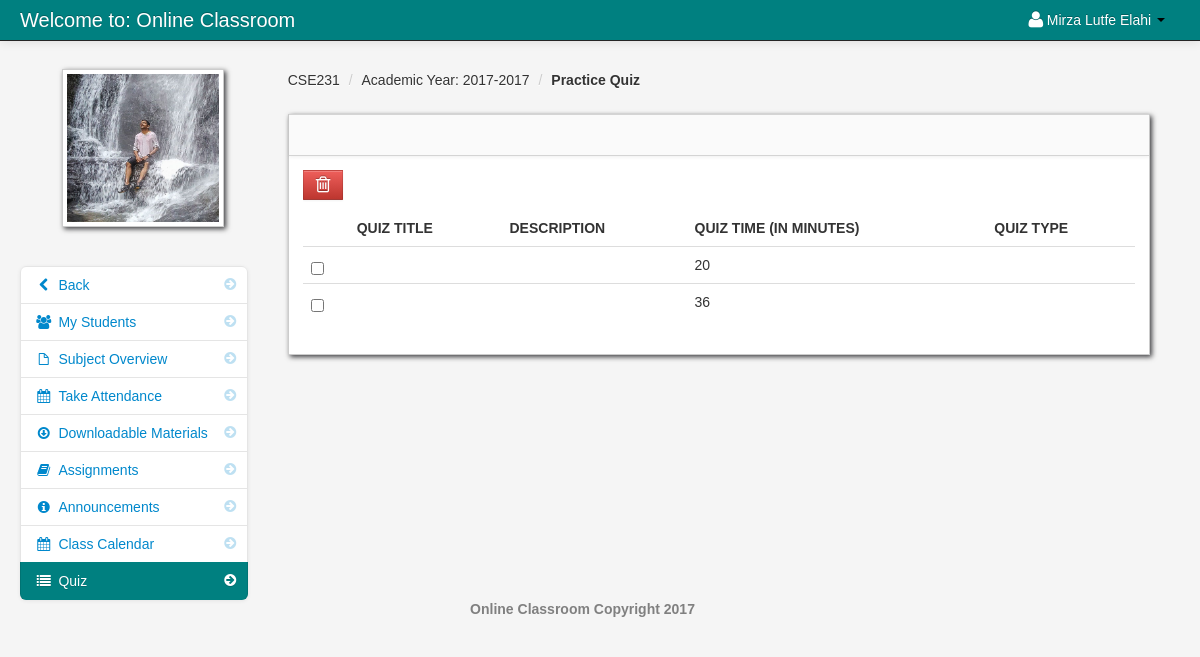
/class_quiz.php?id=21 (signed in), run on the app's committed database.
### tables this page shows
CREATE TABLE `teacher` (
  `teacher_id` int(11) NOT NULL,
  `username` varchar(100) NOT NULL,
  `password` varchar(200) NOT NULL,
  `firstname` varchar(100) NOT NULL,
  `lastname` varchar(100) NOT NULL,
  `department_id` int(11) NOT NULL,
  `location` varchar(200) NOT NULL,
  `about` varchar(500) NOT NULL,
  `teacher_status` varchar(20) NOT NULL,
  `teacher_stat` varchar(100) NOT NULL
);

CREATE TABLE `teacher_class` (
  `teacher_class_id` int(11) NOT NULL,
  `teacher_id` int(11) NOT NULL,
  `class_id` int(11) NOT NULL,
  `semester` varchar(100) NOT NULL,
  `thumbnails` varchar(100) NOT NULL,
  `school_year` varchar(100) NOT NULL,
  `class_title` varchar(100) NOT NULL,
  `description` longtext NOT NULL,
  `Credit` int(11) NOT NULL,
  `Pre_req` varchar(100) NOT NULL
);

CREATE TABLE `class` (
  `class_id` int(11) NOT NULL,
  `class_name` varchar(100) NOT NULL
);

CREATE TABLE `class_quiz` (
  `class_quiz_id` int(11) NOT NULL,
  `teacher_class_id` int(11) NOT NULL,
  `quiz_time` int(11) NOT NULL,
  `quiz_id` int(11) NOT NULL
);

### session.php (called while the page is built, shortened)
<?php
$session_id=$_SESSION['id'];
?>

### class_quiz.php (the view, shortened to what this page needs)
<?php include('header_dashboard.php'); ?>
<?php include('session.php'); ?>
<?php $get_id = $_GET['id']; ?>
    <body>
		<?php include('navbar_teacher.php'); ?>
        <div class="container-fluid">
            <div class="row-fluid">
				<?php include('quiz_link.php'); ?>
                <div class="span9" id="content">
                     <div class="row-fluid">
										<?php $class_query = mysql_query("select * from teacher_class
										LEFT JOIN class ON class.class_id = teacher_class.class_id
										where teacher_class_id = '$get_id'")or die(mysql_error());
										$class_row = mysql_fetch_array($class_query);
										?>
					     <ul class="breadcrumb">
							<li><a href="#"><?php echo $class_row['class_name']; ?></a> <span class="divider">/</span></li>
							<li><a href="#">Academic Year: <?php echo $class_row['school_year']; ?></a> <span class="divider">/</span></li>
							<li><a href="#"><b>Practice Quiz</b></a></li>
						</ul>
                        <div id="block_bg" class="block">
                            <div class="navbar navbar-inner block-header">
                            </div>
                            <div class="block-content collapse in">
                                <div class="span12">
								<form action="delete_class_quiz.php<?php echo '?id='.$get_id; ?>" method="post">
  									<table cellpadding="0" cellspacing="0" border="0" class="table" id="">
									<a data-toggle="modal" href="#backup_delete" id="delete"  class="btn btn-danger" name=""><i class="icon-trash icon-large"></i></a>
										<thead>
										        <tr>
												<th></th>
												<th>Quiz title</th>
												<th>Description</th>
												<th>QUIZ TIME (IN MINUTES)</th>
												<th>Quiz Type</th>
												</tr>
										</thead>
										<tbody>
                              		<?php
										$query = mysql_query("select * FROM class_quiz
										LEFT JOIN quiz ON quiz.quiz_id  = class_quiz.quiz_id
										where teacher_class_id = '$get_id'
										order by date_added DESC ")or die(mysql_error());
										while($row = mysql_fetch_array($query)){
										$id  = $row['class_quiz_id'];
									?>
										<tr id="del<?php echo $id; ?>">
										<td width="30">
											<input id="optionsCheckbox" class="uniform_on" name="selector[]" type="checkbox" value="<?php echo $id; ?>">
										</td>
										 <td><?php echo $row['quiz_title']; ?></td>
                                         <td><?php  echo $row['quiz_description']; ?></td>
                                         <td><?php  echo $row['quiz_time'] / 60; ?></td>
                                         <td><?php echo $row['date_added']; ?></td>
										</tr>
									<?php } ?>
										</tbody>
									</table>
									</form>
                                </div>
                            </div>
                        </div>
                    </div>
                </div>
            </div>
		<?php include('footer.php'); ?>
        </div>
		<?php include('script.php'); ?>
    </body>
</html>

### navbar_teacher.php (shortened to what this page needs)
	<div class="navbar navbar-fixed-top navbar-inverse">
           <div class="navbar-inner">
               <div class="container-fluid">
                   <a class="brand" href="dashboard_teacher.php">Welcome to: Online Classroom</a>
							<div class="nav-collapse collapse">
								<ul class="nav pull-right">
												<?php $query= mysql_query("select * from teacher where teacher_id = '$session_id'")or die(mysql_error());
														$row = mysql_fetch_array($query);
												?>
												<li class="dropdown">
													<a href="#" role="button" class="dropdown-toggle" data-toggle="dropdown"> <i class="icon-user icon-large"></i><?php echo $row['firstname']." ".$row['lastname'];  ?> <i class="caret"></i></a>
												</li>
								</ul>
							</div>
               </div>
           </div>
</div>

### quiz_link.php
<div class="span3" id="sidebar">
	<img id="avatar" src="admin/<?php echo $row['location']; ?>" class="img-polaroid">
			<ul class="nav nav-list bs-docs-sidenav nav-collapse collapse">
				<li class=""><a href="dasboard_teacher.php"><i class="icon-chevron-right"></i><i class="icon-chevron-left"></i>&nbsp;Back</a></li>
				<li class=""><a href="my_students.php<?php echo '?id='.$get_id; ?>"><i class="icon-chevron-right"></i><i class="icon-group"></i>&nbsp;My Students</a></li>
				<li class=""><a href="subject_overview.php<?php echo '?id='.$get_id; ?>"><i class="icon-chevron-right"></i><i class="icon-file"></i>&nbsp;Subject Overview</a></li>
				<li class=""><a href="take_attendance.php<?php echo '?id='.$get_id; ?>"><i class="icon-chevron-right"></i><i class="icon-calendar"></i>&nbsp;Take Attendance</a></li>
				<li class=""><a href="downloadable.php<?php echo '?id='.$get_id; ?>"><i class="icon-chevron-right"></i><i class="icon-download"></i>&nbsp;Downloadable Materials</a></li>
				<li class=""><a href="assignment.php<?php echo '?id='.$get_id; ?>"><i class="icon-chevron-right"></i><i class="icon-book"></i>&nbsp;Assignments</a></li>
				<li class=""><a href="announcements.php<?php echo '?id='.$get_id; ?>"><i class="icon-chevron-right"></i><i class="icon-info-sign"></i>&nbsp;Announcements</a></li>
				<li class=""><a href="class_calendar.php<?php echo '?id='.$get_id; ?>"><i class="icon-chevron-right"></i><i class="icon-calendar"></i>&nbsp;Class Calendar</a></li>
				<li class="active"><a href="class_quiz.php<?php echo '?id='.$get_id; ?>"><i class="icon-chevron-right"></i><i class="icon-list"></i>&nbsp;Quiz</a></li>
			</ul>
</div>

### admin/assets/styles.css (style rules this page uses)
body { padding-top: 60px; padding-bottom: 40px; background-color: #f5f5f5; }
#content { margin-left:0px; }
.breadcrumb { margin: 0 0 0px; padding: 10px 0px; background-color: transparent; }
.block { background: url("../images/pixel-60fff.png") repeat scroll 0 0 rgba(0, 0, 0, 0) !important; border: 1px solid #ccc; background: white; margin: 1em 0em; border-top: none; -webkit-box-shadow: 2px 2px 5px rgba(0, 0, 6, 0.75); -moz-box-shadow: 2px 2px 5px rgba(0, 0, 6, 0.75); box-shadow: 2px 2px 5px rgba(0, 0, 6, 0.75); }
.block-content { margin: 1em; min-height: .25em; }
.block-header { margin-bottom: 0px; border-right: none; border-left: none; -webkit-border-radius: 0px; -moz-border-radius: 0px; border-radius: 0px; }
.bs-docs-sidenav { max-width: 228px; margin: 30px 0 0; padding: 0; background-color: #fff; -webkit-border-radius: 6px; -moz-border-radius: 6px; border-radius: 6px; -webkit-box-shadow: 0 1px 4px rgba(0,0,0,.065); -moz-box-shadow: 0 1px 4px rgba(0,0,0,.065); box-shadow: 0 1px 4px rgba(0,0,0,.065); }
.bs-docs-sidenav > li > a { display: block; width: 190px \9; margin: 0 0 -1px; padding: 8px 14px; border: 1px solid #e5e5e5; }
.bs-docs-sidenav > li:first-child > a { -webkit-border-radius: 6px 6px 0 0; -moz-border-radius: 6px 6px 0 0; border-radius: 6px 6px 0 0; }
.bs-docs-sidenav > li:last-child > a { -webkit-border-radius: 0 0 6px 6px; -moz-border-radius: 0 0 6px 6px; border-radius: 0 0 6px 6px; }
.bs-docs-sidenav > .active > a { position: relative; z-index: 2; padding: 9px 15px; border: 0; text-shadow: 0 1px 0 rgba(0,0,0,.15); -webkit-box-shadow: inset 1px 0 0 rgba(0,0,0,.1), inset -1px 0 0 rgba(0,0,0,.1); -moz-box-shadow: inset 1px 0 0 rgba(0,0,0,.1), inset -1px 0 0 rgba(0,0,0,.1); box-shadow: inset 1px 0 0 rgba(0,0,0,.1), inset -1px 0 0 rgba(0,0,0,.1); }
.bs-docs-sidenav .icon-chevron-right { float: right; margin-top: 2px; margin-right: -6px; opacity: .25; }
.bs-docs-sidenav .active .icon-chevron-right, .bs-docs-sidenav .active a:hover .icon-chevron-right { opacity: 1; }

### data on the page
teacher: firstname "Mirza Lutfe", lastname "Elahi", location (picture)
teacher_class: class.class_name "CSE231", school_year "2017-2017"
class_quiz: $row['quiz_time']/60 "20"
class_quiz: $row['quiz_time']/60 "36"
